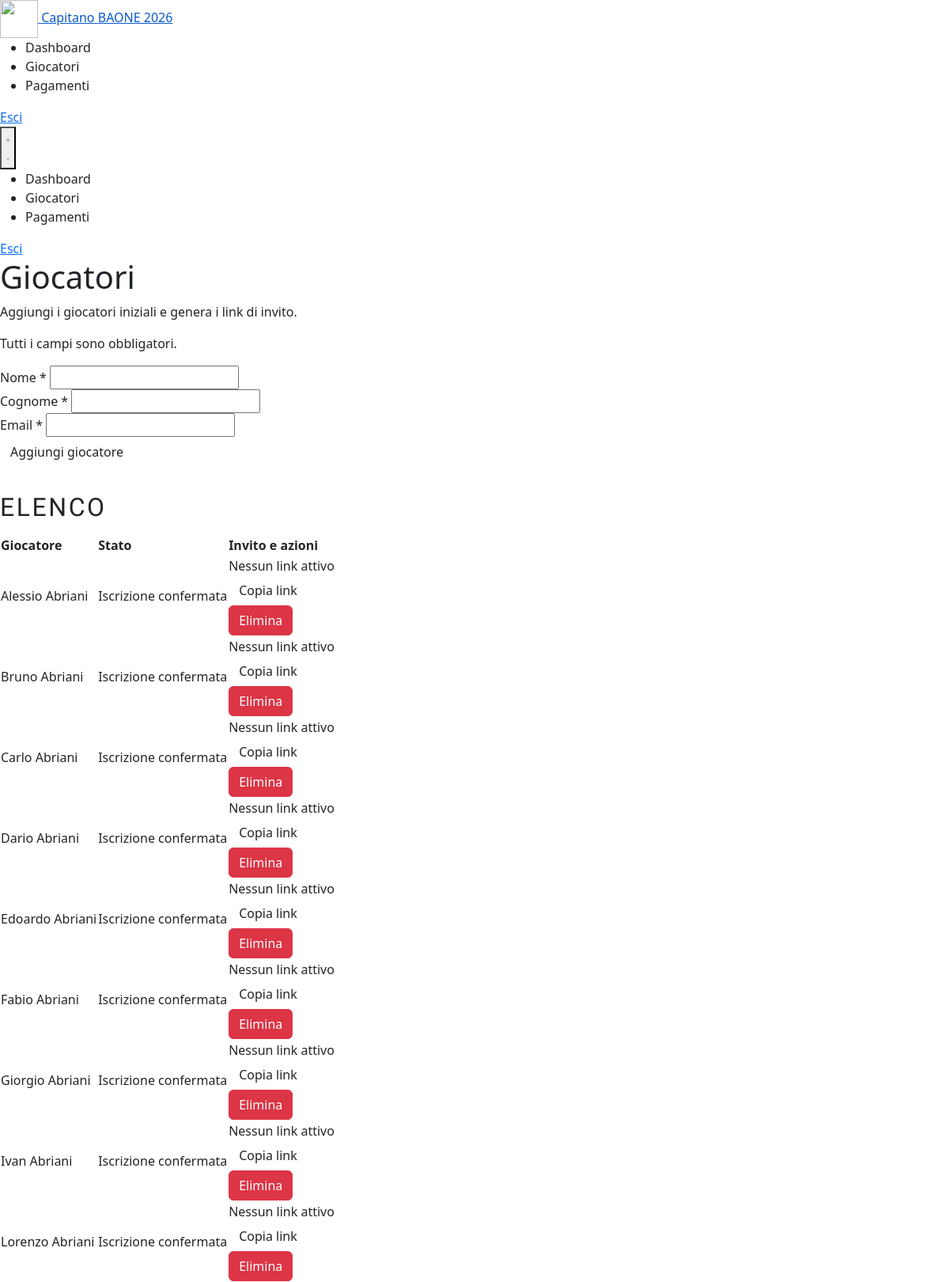
Page /capitano/giocatori.php (signed in) on the committed database.
### tables this page shows
CREATE TABLE IF NOT EXISTS `giocatori` (
  `id`           INT UNSIGNED      NOT NULL AUTO_INCREMENT,
  `id_squadra`   SMALLINT UNSIGNED NOT NULL,
  `nome`         VARCHAR(100)      NOT NULL,
  `cognome`      VARCHAR(100)      NOT NULL,
  `numero_maglia` TINYINT UNSIGNED NULL DEFAULT NULL,
  `ruolo`        ENUM('Giocatore','Portiere','Capitano') NOT NULL DEFAULT 'Giocatore',
  `email`        VARCHAR(190)      NULL DEFAULT NULL,
  `telefono`     VARCHAR(30)       NULL DEFAULT NULL,
  `data_nascita` DATE              NULL DEFAULT NULL,
  `indirizzo`    VARCHAR(255)      NULL DEFAULT NULL,
  `stato_iscrizione` VARCHAR(40)   NOT NULL DEFAULT 'non_registrato',
  PRIMARY KEY (`id`),
  KEY `fk_gioc_squadra` (`id_squadra`),
  CONSTRAINT `fk_gioc_squadra`
    FOREIGN KEY (`id_squadra`) REFERENCES `squadre` (`id`)
    ON DELETE CASCADE ON UPDATE CASCADE
);

### includes/iscrizione_helper.php (called while the page is built, shortened)
<?php
function etichetta_stato_iscrizione(string $stato): string
{
    return [
        'completo' => 'Iscrizione confermata', 'in_attesa_genitore' => 'In attesa del genitore',
        'email_da_verificare' => 'Email da verificare', 'invitato' => 'Invito inviato',
        'non_registrato' => 'Da completare', 'annullato' => 'Annullato',
    ][$stato] ?? ucfirst(str_replace('_', ' ', $stato));
}

### capitano/giocatori.php (the view, shortened to what this page needs)
<?php
require_once __DIR__ . '/../includes/iscrizione_helper.php';
$pdo = db();
$idCapitano = (int) ($_SESSION['capitano_id'] ?? 0);
$squadraRow = null;
if (table_has_column($pdo, 'squadre', 'id_capitano')) {
    $squadra = $pdo->prepare('SELECT id FROM squadre WHERE id_capitano = ? LIMIT 1');
    $squadra->execute([$idCapitano]);
    $squadraRow = $squadra->fetch();
}
$success = '';
$giocatori = $pdo->prepare('SELECT * FROM giocatori WHERE id_squadra = ? ORDER BY cognome, nome');
$giocatori->execute([$squadraRow['id']]);
$rows = $giocatori->fetchAll();
require_once __DIR__ . '/_header.php';
?>
<div class="admin-page-header">
  <h1>Giocatori</h1>
  <p>Aggiungi i giocatori iniziali e genera i link di invito.</p>
</div>
<form method="post" class="admin-form player-add-form captain-panel" style="margin-bottom:2rem;">
  <p class="required-note">Tutti i campi sono obbligatori.</p>
  <div class="form-group">
    <label for="player_nome">Nome <span class="required-mark" aria-hidden="true">*</span></label>
  <input id="player_nome" type="text" name="nome" value="<?= $success ? '' : htmlspecialchars($_POST['nome'] ?? '') ?>" required>
  </div>
  <div class="form-group">
    <label for="player_cognome">Cognome <span class="required-mark" aria-hidden="true">*</span></label>
  <input id="player_cognome" type="text" name="cognome" value="<?= $success ? '' : htmlspecialchars($_POST['cognome'] ?? '') ?>" required>
  </div>
  <div class="form-group">
    <label for="player_email">Email <span class="required-mark" aria-hidden="true">*</span></label>
  <input id="player_email" type="email" name="email" value="<?= $success ? '' : htmlspecialchars($_POST['email'] ?? '') ?>" required>
  </div>
  <button type="submit" class="btn btn-gold">Aggiungi giocatore</button>
</form>
<div class="admin-form captain-panel">
  <h2 style="margin-bottom:1rem; font-family:'Barlow Condensed',sans-serif; text-transform:uppercase; letter-spacing:.08em; color:var(--gold);">Elenco</h2>
  <?php if (!$rows): ?>
    <p class="empty-msg">Nessun giocatore inserito.</p>
  <?php else: ?>
    <div class="admin-table-wrap player-table-wrap"><table class="admin-table player-table">
      <thead>
        <tr><th>Giocatore</th><th>Stato</th><th>Invito e azioni</th></tr>
      </thead>
      <tbody>
        <?php foreach ($rows as $row): ?>
          <tr>
            <td data-label="Giocatore"><?= htmlspecialchars(($row['nome'] ?? '') . ' ' . ($row['cognome'] ?? '')) ?></td>
            <td data-label="Stato"><span class="state-pill <?= ($row['stato_iscrizione'] ?? '') === 'completo' ? 'ok' : (($row['stato_iscrizione'] ?? '') === 'in_attesa_genitore' ? 'parent-wait' : '') ?>"><?= htmlspecialchars(etichetta_stato_iscrizione((string) ($row['stato_iscrizione'] ?? 'non_registrato'))) ?></span></td>
            <td data-label="Invito e azioni">
              <?php
                $tokenRow = $pdo->prepare('SELECT token FROM token_verifica WHERE tipo = "invito_giocatore" AND id_giocatore = ? AND usato_at IS NULL AND invalidato_at IS NULL AND scadenza > NOW() ORDER BY created_at DESC LIMIT 1');
                $tokenRow->execute([$row['id']]);
                $tokenVal = $tokenRow->fetchColumn();
              ?>
              <?php if ($tokenVal): ?>
                <span class="empty-msg">Link disponibile tramite “Copia link”.</span>
              <?php else: ?>
                <span class="empty-msg">Nessun link attivo</span>
              <?php endif; ?>
              <div class="row-actions">
                <form method="post"><button class="btn btn-outline" type="submit">Copia link</button></form>
                <form method="post" onsubmit="return confirm('Eliminare questo giocatore?')"><button class="btn btn-danger" type="submit">Elimina</button></form>
              </div>
            </td>
          </tr>
        <?php endforeach; ?>
      </tbody>
    </table></div>
  <?php endif; ?>
</div>
<?php require_once __DIR__ . '/_footer.php'; ?>

### rows in the picture
giocatori: nome+cognome "Alessio Abriani", stato_iscrizione "Iscrizione confermata"
giocatori: nome+cognome "Bruno Abriani", stato_iscrizione "Iscrizione confermata"
giocatori: nome+cognome "Carlo Abriani", stato_iscrizione "Iscrizione confermata"
giocatori: nome+cognome "Dario Abriani", stato_iscrizione "Iscrizione confermata"
giocatori: nome+cognome "Edoardo Abriani", stato_iscrizione "Iscrizione confermata"
giocatori: nome+cognome "Fabio Abriani", stato_iscrizione "Iscrizione confermata"
giocatori: nome+cognome "Giorgio Abriani", stato_iscrizione "Iscrizione confermata"
giocatori: nome+cognome "Ivan Abriani", stato_iscrizione "Iscrizione confermata"
giocatori: nome+cognome "Lorenzo Abriani", stato_iscrizione "Iscrizione confermata"

### other values in the picture
$siteNavBrandName "Capitano"
$siteNavBrandYear "BAONE 2026"
$label "Dashboard"
$label "Giocatori"
$label "Pagamenti"
$label "Esci"
